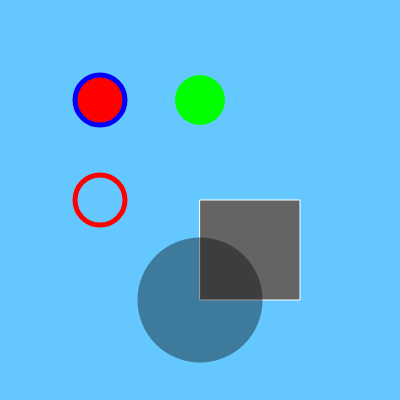
Frame 1 (no input)
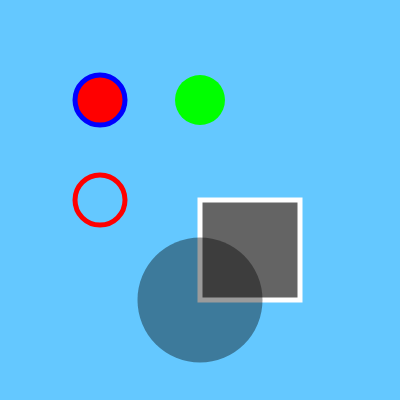
Frame 60 (no input)
Frame 120 (the mouse pressed at the canvas centre since frame 60): identical to frame 60, image omitted

The p5.js sketch that drew these frames (run headless with seeded random() and noise() and a simulated clock; from frame 60 on, the mouse is pressed at the canvas centre):

// p5.js sketch
// ── sketch.js
function setup() {
  
  createCanvas(400,400);
  
}

function draw() {
  
  background(100, 200, 300);
  //          r    g    b
  
  fill(100);
  //   rgb
  stroke(255,255,255);
  //      r   g   b
  rect(200,200,100,100);
  //    x   y   w   h
  
  
  fill(255,0,0);
  //    r  g b
  stroke(0,0,255);
  //     r g  b 
  strokeWeight(5);
  //           w
  ellipse(100,100,50,50);
  //       x   y  w   h
  
  noFill();
  stroke(255,0,0);
  //      r  g b
  ellipse(100,200,50,50);
  //       x   y   w  h
  
  fill(0,255,0);
  //   r  g  b
  noStroke();
  ellipse(200,100,50,50);
  //       x   y  w   h
  
  fill( 0 ,100);
  //   rgb  a
  noStroke();
  ellipse(200,300,125,125);
  
}
